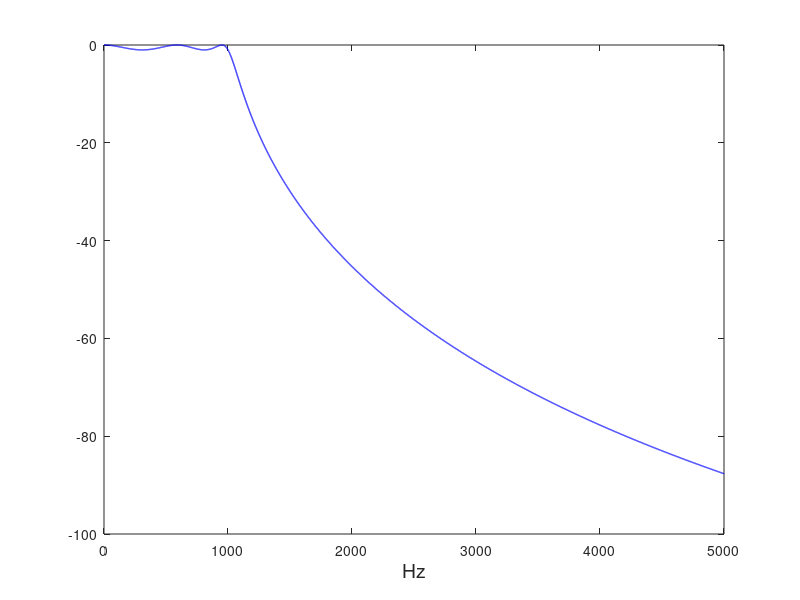

This chart was generated by the following MATLAB code: (Note: this script raises an error after producing the figure.)
clc;
clear all;
fp = 1000;  %1kHz
fstop = 3000;% 3kHz
wp = 2*pi*fp;
ws = 2*pi*fstop;
Rp = 1; 
As = 50;
%设计CB I 滤波器
[N,wc] = cheb1ord(wp,ws,Rp,As,'s');
[num,den] = cheby1(N,Rp,wc,'s');

w = linspace(0,2*pi*5000,5000);
H = freqs(num,den,w);%滤波器的频率响应
plot(w/(2*pi),20*log10(abs(H)+eps),'color','b','LineWidth',1);
xlabel('Hz','FontSize',14);

%计算Rp 和As
w = [wp ws];
H = freqs(num,den,w);
fprintf('Rp = %.4f\n',-20*log10(abs(H(1))));
fprintf('As = %.4f\n',-20*log10(abs(H(2))));
N
figure(2);
pzmap(num,den);
